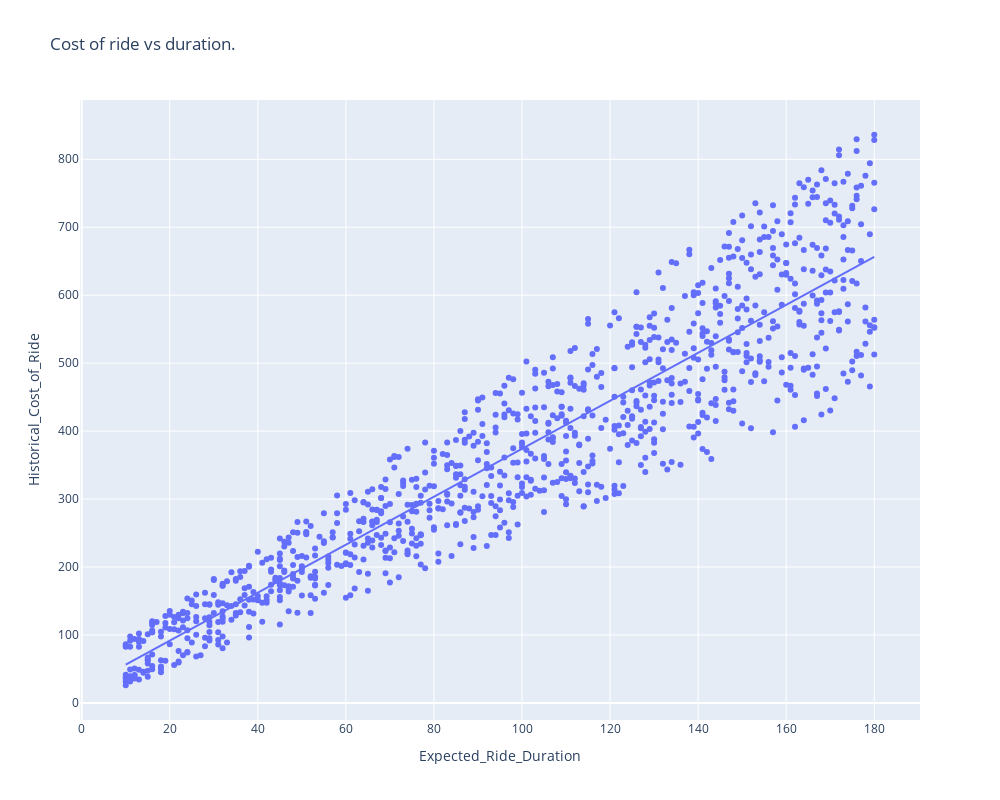

Notebook source saved alongside this figure:
### Code cell
fig=px.scatter(data,x="Expected_Ride_Duration",y="Historical_Cost_of_Ride",trendline="ols",title="Cost of ride vs duration.")
fig.update_layout(width=1000,height=800)

fig.write_image("Cost of ride vs duration.png")

fig.show()
# Rides with higher ride duration tend to cost more

### Figure 1 — Plotly figure (JSON) as saved in the notebook; plotly's stock layout.template omitted (floating-point values rounded to 4 significant figures; data arrays with more than 128 entries replaced by an {"elided": "..."} marker saying what was removed)
{"data": [{"hovertemplate": "Expected_Ride_Duration=%{x}<br>Historical_Cost_of_Ride=%{y}<extra></extra>", "legendgroup": "", "marker": {"color": "#636efa", "symbol": "circle"}, "mode": "markers", "name": "", "orientation": "v", "showlegend": false, "type": "scatter", "x": {"elided": "1000 int values"}, "xaxis": "x", "y": {"elided": "1000 float values"}, "yaxis": "y"}, {"hovertemplate": "<b>OLS trendline</b><br>Historical_Cost_of_Ride = 3.53091 * Expected_Ride_Duration + 20.8668<br>R<sup>2</sup>=0.860344<br><br>Expected_Ride_Duration=%{x}<br>Historical_Cost_of_Ride=%{y} <b>(trend)</b><extra></extra>", "legendgroup": "", "marker": {"color": "#636efa", "symbol": "circle"}, "mode": "lines", "name": "", "showlegend": false, "type": "scatter", "x": {"elided": "1000 int values"}, "xaxis": "x", "y": {"elided": "1000 float values"}, "yaxis": "y"}], "layout": {"height": 800, "legend": {"tracegroupgap": 0}, "title": {"text": "Cost of ride vs duration."}, "width": 1000, "xaxis": {"anchor": "y", "domain": [0, 1], "title": {"text": "Expected_Ride_Duration"}}, "yaxis": {"anchor": "x", "domain": [0, 1], "title": {"text": "Historical_Cost_of_Ride"}}}}
